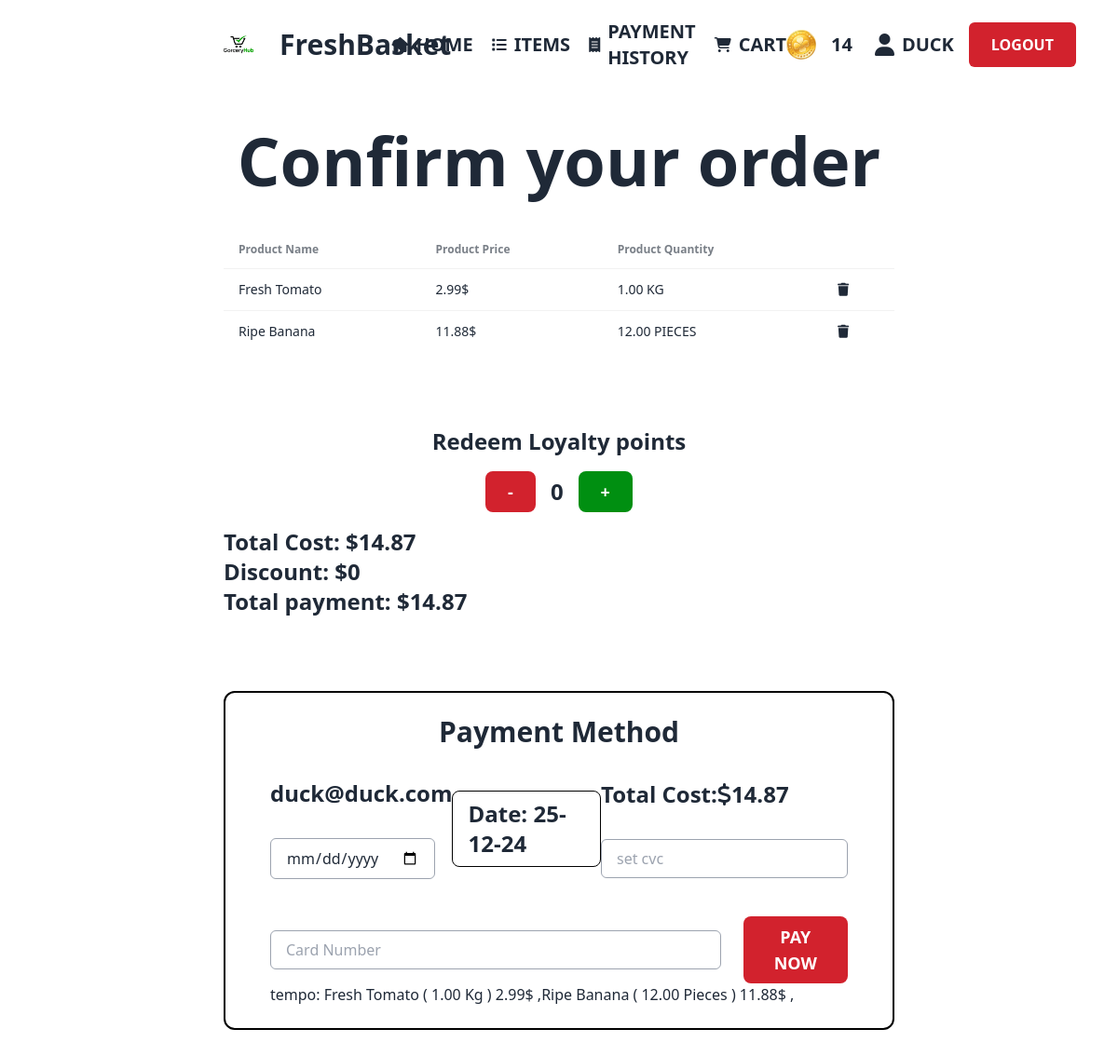
/src/viewer/Cart.php (signed in), run on an earlier commit of the app's database.
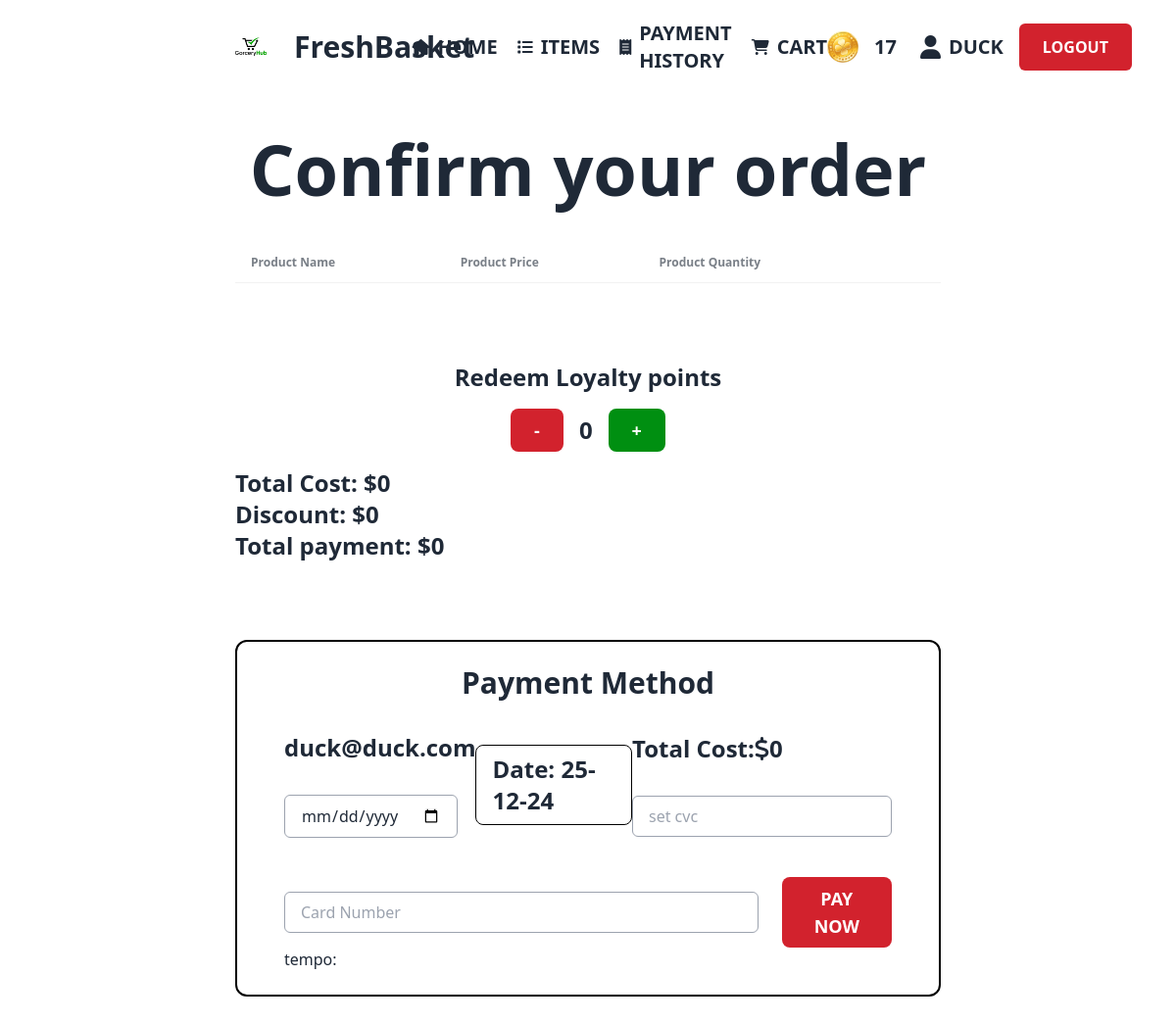
And on a later commit of the database.
### tables this page shows
CREATE TABLE `carts` (
  `productId` int(11) NOT NULL,
  `customeremail` varchar(60) NOT NULL,
  `productname` varchar(60) NOT NULL,
  `productamount` decimal(7,2) DEFAULT NULL,
  `price` decimal(10,2) NOT NULL,
  `selleremail` varchar(60) DEFAULT NULL
);

CREATE TABLE `products` (
  `productId` int(11) NOT NULL,
  `name` varchar(50) NOT NULL,
  `imgurl` varchar(60) DEFAULT NULL,
  `price` decimal(10,2) NOT NULL,
  `ammount` text DEFAULT NULL,
  `publishdate` date NOT NULL,
  `selleremail` varchar(60) DEFAULT NULL,
  `cartcount` int(11) DEFAULT NULL,
  `category` varchar(50) NOT NULL,
  `status` varchar(20) DEFAULT NULL,
  `rating` float DEFAULT NULL,
  `numOfPeople` int(11) DEFAULT 0
);

### src/viewer/Cart.php (the view, shortened to what this page needs)
<!DOCTYPE html>
<html data-theme="light" lang="en" style="scroll-behavior: smooth;">
<head>
    <link href="https://cdn.jsdelivr.net/npm/daisyui@4.9.0/dist/full.min.css" rel="stylesheet" type="text/css" />
    <script src="https://cdn.tailwindcss.com"></script>
</head>
<body>
    <header>
      <?php include 'navbar1.php'; ?>
    </header>
    <main>
      <section class="px-[15rem]">
        <h1 class="text-center text-7xl font-extrabold my-10">
            Confirm your order
        </h1>
        <div class='overflow-x-auto'>
          <table class='table'>
              <thead>
                  <tr>
                      <th>Product Name</th>
                      <th>Product Price</th>
                      <th>Product Quantity</th>
                      <th></th>
                  </tr>
              </thead>
              <tbody>
              <?php
                require_once('DBconnect.php');
                $useremail = $_COOKIE['email'];
                $query = "SELECT * FROM carts WHERE customeremail = '$useremail'";
                $result = mysqli_query($conn, $query);
                $totalCost = 0;
                if (mysqli_num_rows($result) > 0){
                    $allitems = "";
                    while ($row = mysqli_fetch_assoc($result)){
                        $productid = $row['productId'];
                        $productname = $row['productname'];
                        $productprice = $row['price'];
                        $productquantity = $row['productamount'];
                        $totalCost = round(($productprice * $productquantity) + $totalCost, 2);
                        $productprice2 = round(($productprice * $productquantity), 2);
                        $sql = "SELECT * FROM products WHERE productId = '$productid'";
                        $productResult = mysqli_query($conn, $sql);
                        $row = mysqli_fetch_assoc($productResult);
                        $productMeasurementUnits = explode(",",$row['ammount']);
                        if($productMeasurementUnits[0] == 'wp') {
                          $unit= 'Pounds';
                        } else if ($productMeasurementUnits[0] == 'wk') {
                          $unit= 'Kg';
                        } else if ($productMeasurementUnits[0] == 'p') {
                          $unit= 'Pieces';
                        }
                        $allitems .= $productname . ' ( '.$productquantity.' '.$unit.' ) '.$productprice2.'$ ,';
                        ?>
                          <tr>
                            <td><?php echo $productname; ?></td>
                            <td><?php echo $productprice2; ?>$</td>
                            <td class="uppercase"><?php echo $productquantity .' '. $unit; ?></td>
                            <td onclick="handleRemoveFromCart('<?php echo $useremail; ?>','<?php echo $productid; ?>')"><i class='fa-solid fa-trash hover:text-red-500 cursor-pointer'></i></td>
                          </tr>
                  <?php
                        }
                  }?>
                </tbody>
          </table>
        </div>
        <?php
        require_once('DBconnect.php');
        $useremail = $_COOKIE['email'];
        $query = "SELECT * FROM customers WHERE email = '$useremail'";
        $result = mysqli_query($conn, $query);
        if (mysqli_num_rows($result) > 0) {
          $discount = 0.00;
          $finalPrice = $totalCost;
        }
        ?>
        <div class="my-20">
          <h1 class="text-center font-semibold mb-4 text-2xl"> Redeem Loyalty points</h1>
          <div class="flex items-center justify-center mb-4">
            <button onclick="adjustPoints(-100)" class="text-white font-bold uppercase text-lg px-6 py-2 rounded-lg bg-redSecondary">-</button>
            <span id="loyaltyPoints" class="mx-4 text-2xl font-semibold">0</span>
            <button onclick="adjustPoints(100)" class="text-white font-bold uppercase text-lg px-6 py-2 rounded-lg bg-greenSecondary">+</button>
          </div>
          <div>
            <h1 class="text-2xl font-semibold">Total Cost: $<span id="totalCost"><?php echo $totalCost; ?></span></h1>
            <h1 class="text-2xl font-semibold">Discount: $<span id="discount"><?php echo ($totalCost * $discount); ?></span></h1>
            <h1 class="text-2xl font-semibold">Total payment: $<span id="finalPrice"><?php echo $finalPrice; ?></span></h1>
          </div>
        </div>
        <div class="mb-20 border-2 border-solid border-black rounded-xl">
          <div class="px-12 py-6">
            <h1 class="text-3xl text-center font-semibold textcenter mb-8">Payment Method</h1>
            <div class="flex flex-row justify-between items-center mb-10">
              <div>
                <h1 class="text-2xl font-semibold mb-8"><?php echo $useremail; ?></h1>
                <input class="rounded-md px-4 py-2 border border-solid border-gray-400" type="date" placeholder="Set Expiry" name="expiry" required min="<?php echo date('Y-m-d'); ?>">
              </div>
              <div>
                <?php
                  $today = date("d-m-y");
                ?>
                <div class="text-2xl font-semibold rounded-lg px-4 py-2 border border-solid border-black">Date: <?php echo $today; ?></div>
              </div>
              <div>
                <h1 class="text-2xl font-semibold mb-8">Total Cost:<i class='fa-solid fa-dollar-sign'></i><?php echo $finalPrice; ?></h1>
                <input class="rounded-md px-4 py-2 border border-solid border-gray-400" type="number" name="cvc" placeholder="set cvc" required>
              </div>
            </div>
            <div class="flex items-center flex-row">
              <input class="rounded-md px-4 py-2 border border-solid border-gray-400 w-full mr-6" type="number" name="cardnumber" placeholder="Card Number" required>
              <?php
              if ($totalCost == $finalPrice) {
                ?>
                <button onclick="handlePayment('<?php echo $useremail; ?>','<?php echo $finalPrice; ?>', 123, '2025-10-21')" class="text-white font-bold uppercase text-lg px-6 py-2 rounded-lg bg-redSecondary">pay now</button>
              <?php
              } else {
                ?>
                <button onclick="handlePaymentWithPoints('<?php echo $useremail; ?>','<?php echo $finalPrice; ?>',document.getElementsByName('cvc')[0].value, document.getElementsByName('expiry')[0].value))" class="text-white font-bold uppercase text-lg px-6 py-2 rounded-lg bg-redSecondary">pay now</button>
              <?php
              }
             ?>
            </div>
            <div>
              <h1>tempo: <?php echo $allitems ?></h1>
            </div>
          </div>
        </div>
        </section>
    </main>
</body>
</html>

### src/viewer/navbar1.php (shortened to what this page needs)
<nav class="h-24 px-56 flex justify-between items-center">
    <div class="flex items-center">
        <img class="h-16 w-16" src="../../ICON/logo.png" alt="">
        <h1 class="text-3xl font-bold ml-3">FreshBasket</h1>
    </div>
    <div class="flex items-center">
        <div class="flex items-center hover:text-redSecondary">
            <i class="fa-solid fa-house fa-rotate-by mr-2"></i>
            <a href="customerHome.php" class="text-xl font-semibold uppercase">Home</a>
        </div>
        <div class="flex items-center ml-5 hover:text-redSecondary">
            <i class="fa-solid fa-list mr-2"></i>
            <a href="allItems.php" class="text-xl font-semibold uppercase">Items</a>
        </div>
        <?php
            if(isset($_COOKIE['role'])) {
                $role = $_COOKIE['role'];
                if($role == 'customer') {
                    echo
                    "
                    <div class='flex items-center ml-5 hover:text-redSecondary'>
                        <i class='fa-solid fa-receipt mr-2'></i>
                        <a href='Paymenthistory.php' class='text-xl font-semibold uppercase'>Payment History</a>
                    </div>
                    <div class='flex items-center ml-5 hover:text-redSecondary'>
                      <i class='fa-solid fa-shopping-cart mr-2'></i>
                      <a href='Cart.php' class='text-xl font-semibold uppercase'>Cart</a>
                    </div>";
                } else if ($role == 'seller'){
                    $revenue = $_COOKIE['revenue'];
                    echo
                    "
                    <div class='flex items-center ml-5 hover:text-redSecondary'>
                        <i class='fa-solid fa-chart-line mr-2'></i>
                        <a href='sellerdashboard.php' class='text-xl font-semibold uppercase'>Dashboard</a>
                    </div>
                    <div class='flex items-center ml-5 hover:text-redSecondary'>
                      <i class='fa-solid fa-list-check mr-2'></i>
                      <a href='addProducts.php' class='text-xl font-semibold uppercase'>Add items</a>
                    </div>";
                } else {
                  header("Location: ../viewer/login.php");
                }
            }
           ?>
    </div>
    <div>
        <?php
        if(isset($_COOKIE['userID'])) {
            $username = $_COOKIE['username'];
            ?>
            <div class='flex items-center'>
                <?php
                    if(isset($_COOKIE['loyaltyPoints'])) {
                        $loyaltyPoints = $_COOKIE['loyaltyPoints'];
                        echo "
                        <img src='../../ICON/purepng.com-gold-coinsflatcoinsroundmetalgoldclipart-1421526479543zg85n.png' class='w-8 h-8 mr-4' alt=''>
                        <h1 class='text-xl font-semibold uppercase mr-6'>$loyaltyPoints</h1>";
                    } else if(isset($_COOKIE['revenue'])) {
                        $revenue = $_COOKIE['revenue'];
                        echo "
                        <img src='../../ICON/png-transparent-gold-coin-gold-coins-gold-gold-label-material-thumbnail.png' class='w-8 h-8 mr-4' alt=''>
                        <h1 class='text-xl font-semibold uppercase mr-6'>$$revenue</h1>";
                    }
                ?>
                <i class='fa-solid fa-user mr-2 text-2xl'></i>
                <h1 class='text-xl font-semibold uppercase mr-4'><a href='profile.php'><?php echo $username ?></a></h1>
                <button onclick='handleSignout()' class='bg-[#D2222D] text-white block px-6 py-3 rounded-md uppercase font-semibold'>logout</button>
            </div>
        <?php
        } else {
            echo "No username cookie set";
        }
        ?>
    </div>
</nav>

What changed in the data, as far as the page shows it:
removed carts: productname "Fresh Tomato", price "2.99", productamount "1.00", productId.ammount "KG"
removed carts: productname "Ripe Banana", productprice2 "11.88", productamount "12.00", productId.ammount "PIECES"
Also different on the page:
$loyaltyPoints: "14" → "17"
$totalCost: "14.87" → "0"
$finalPrice: "14.87" → "0"
$allitems: "Fresh Tomato ( 1.00 Kg ) 2.99$ ,Ripe Banana ( 12.00 Pieces ) 11.88$ ," → (not shown)
